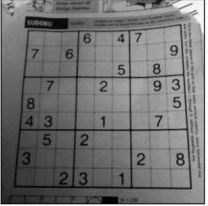
#> input picture study/dave.png, 208 x 206 px
$ python imageFeatureHarris.py
#> lines starting #> are read from the running program, lines starting #| are printed output that depends on the picture; after the words box and inside, x2 and y2 are one past the last pixel; in counts of white or black regions, pixels touching at a corner belong together
#-*-coding:utf-8-*-
"""
# Feature
   . 물체를 식별할 수 있는 특징
   . 일반적으로 반복되는 부분인, 경계선은 Feature가 될수 없음.(그것만 가지고 형태 파악이 되지 않기 때문)
   . 경계점을 파악하면 물체의 전체적인 형태 파악이 가능함.
# Feature Detection
   . 물체의 경계점을 찾는 작업
# Feature Description
   . 물체가 무엇인지 설명하는 작업

# Harris Coner Detection
   . 코너의 특징은 이미지에서 작은 윈도우를 조금씩 움직였을 때 영상의 변화가 모든 방향으로 큼.
   . 이미지의 변화량이 작은면 flat한 영역(2개의 값이 결과로 나옴), 하나는 크고 하나는 작으면 경계선, 모두 크면 Corner
   . 영상의 평행이동, 회전변화에는 영향이 없고, affine변화, 조명변화에도 강정이 있으나 Scale변화에는 별도 작업이 필요.
   . cv2.cornerHarris(img, blockSize, ksize, k)
      . img : input image,grayscale, float32 type
      . blockSize : corner detection을 위해 고려해야 하는 주변값. 값이 커질 수록 많은 코너를 찾음(그만큼 실수도 많아짐)
      . ksize : Sobel 변환시 사용할 aperture size
      . k : Harris dector free parameter in the equstion.
"""

import cv2
import numpy as np
from matplotlib import pyplot as plt

img = cv2.imread('dave.png')
#> img is the input picture: shape (206, 208, 3); min 0, max 255, mean 114.4
gray = cv2.cvtColor(img,cv2.COLOR_BGR2GRAY)

gray = np.float32(gray)
dst = cv2.cornerHarris(gray,2,3,0.04)
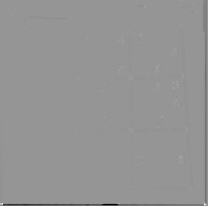
#> dst: shape (206, 208) float32; min -90655488, max 63771680, mean -568409.6; drawn with min black and max white

img[dst>0.01*dst.max()] = [255,0,0]
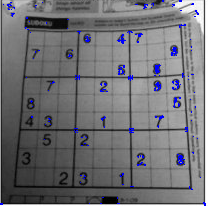
#> img: shape (206, 208, 3); 1.71% of pixels changed, all inside (x1, y1, x2, y2) = (0, 0, 206, 206)

cv2.imshow('img',img)
cv2.waitKey(0)
cv2.destroyAllWindows()

$ run again, with study/capture 0.png copied over study/dave.png
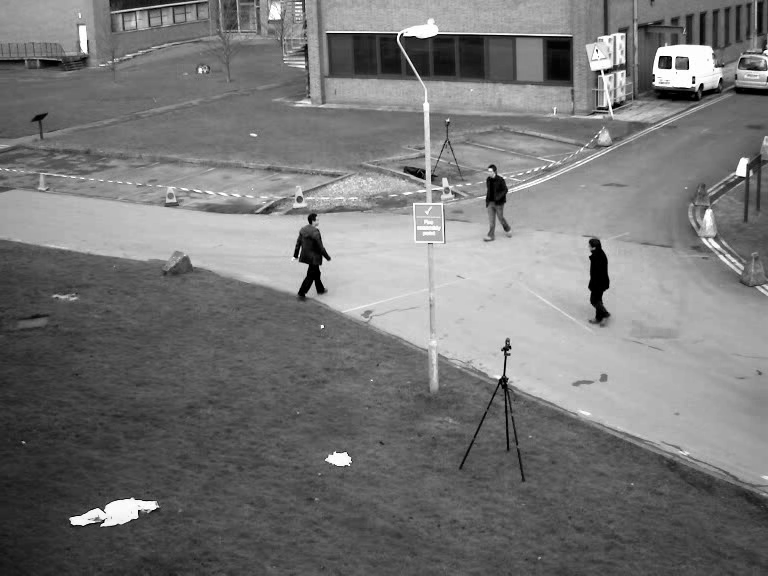
#> input picture study/capture 0.png, 768 x 576 px
#> img is the input picture: shape (576, 768, 3); min 0, max 255, mean 118.4
#> `dst = cv2.cornerHarris(gray,2,3,0.04)`:
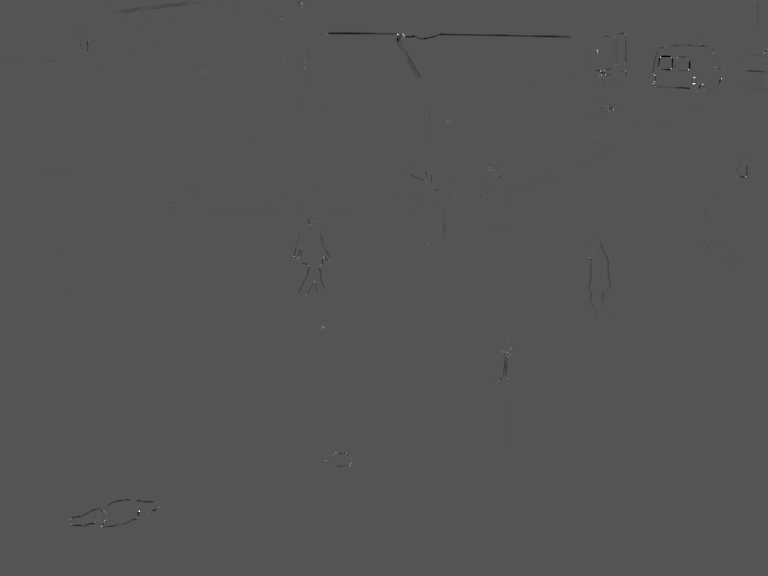
#> dst: shape (576, 768) float32; min -133363184, max 267382352, mean -160484; drawn with min black and max white
#> `img[dst>0.01*dst.max()] = [255,0,0]`:
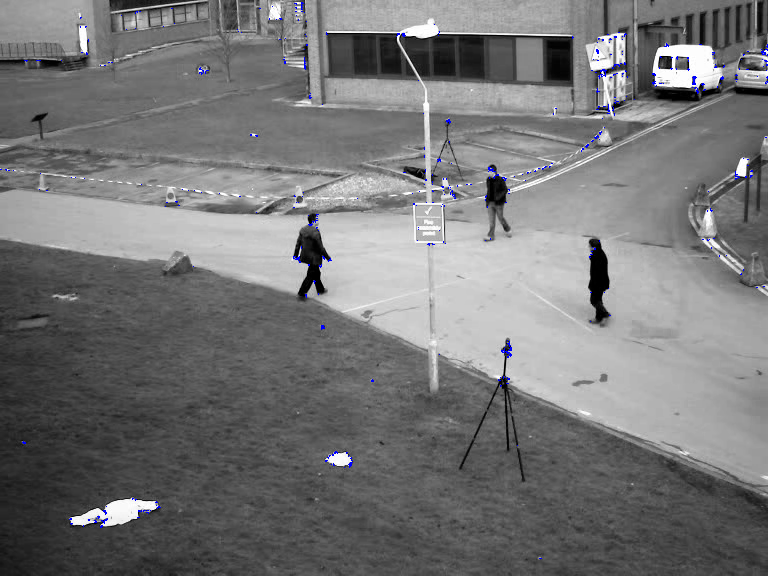
#> img: shape (576, 768, 3); 0.31% of pixels changed, all inside (x1, y1, x2, y2) = (0, 2, 768, 559)
